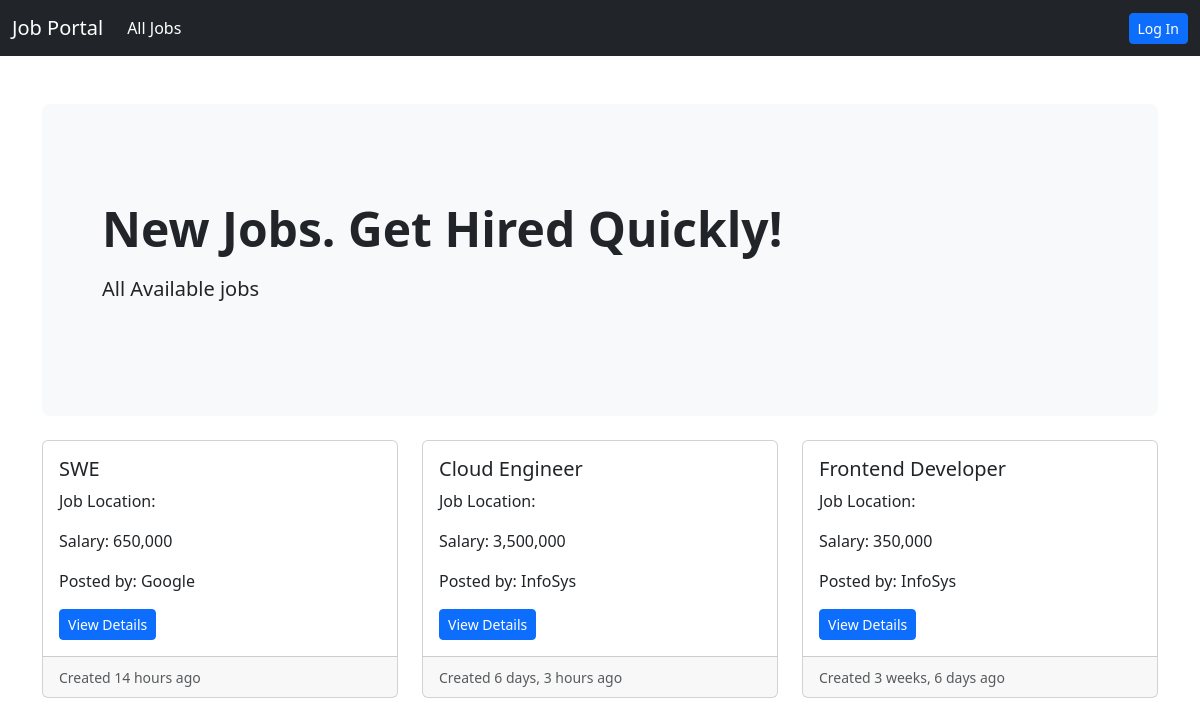
The app's page /job-listing with its own data.
### job/models.py (models this page shows, shortened)
class Job(models.Model):
    job_type_choices=(
        ('Remote','Remote'),
        ('Onsite','Onsite'),
        ('Hybrid','Hybrid'),
    )
    user=models.ForeignKey(User,on_delete=models.CASCADE)
    company=models.ForeignKey(Company,on_delete=models.CASCADE)
    title=models.CharField(max_length=100)
    city=models.CharField(max_length=100)
    salary=models.PositiveBigIntegerField(default=35000)
    requirements=models.TextField()
    ideal_candidate=models.TextField()
    is_available=models.BooleanField(default=True)
    timestamp=models.DateTimeField(auto_now_add=True)
    industry=models.ForeignKey(Industry,on_delete=models.DO_NOTHING,null=True,blank=True)
    state=models.ForeignKey(State,on_delete=models.DO_NOTHING,null=True,blank=True)
    job_type=models.CharField(max_length=20,choices=job_type_choices,null=True, blank=True)

### company/models.py (models this page shows)
class Company(models.Model):
    user=models.OneToOneField(User,on_delete=models.CASCADE)
    name=models.CharField(max_length=100,null=True,blank=True)
    est_date=models.PositiveIntegerField(null=True,blank=True)
    city=models.CharField(max_length=100,null=True,blank=True)
    state=models.CharField(max_length=100,null=True,blank=True)
    def __str__(self):
        return self.name

### website/views.py (the view)
# urls.py: path('job-listing',views.job_listing,name='job-listing'),
def job_listing(request):
    jobs=Job.objects.filter(is_available=True).order_by('-timestamp')
    context={'jobs': jobs}
    return render(request,'website/job_listing.html',context)

### templates/website/job_listing.html
{%extends 'base.html'%}
{%load humanize%}
{%block content%}
<section>
    <div class="p-5 mb-4 bg-light rounded-3">
        <div class="container-fluid py-5">
            <h2 class="display-5 fw-bold">New Jobs. Get Hired Quickly!</h2>
            <p class="col-md-8 fs-5 mt-3">
                All Available jobs
            </p>
        </div>
    </div>
</section>
<div class="row row-cols-1 row-cols-md-3 g-4">
    {%if jobs%}
    {% for job in jobs %}
    <div class="col">
        <div class="card h-100">
            <div class="card-body">
                <h5 class="card-title">{{job.title}}</h5>
                <p class="card-text">Job Location: {{job.location}}</p>
                <p class="card-text">Salary: {{job.salary|intcomma}}</p>
                <p class="card-text">Posted by: {{job.company}}</p>
                <a class="btn btn-primary btn-sm"href="{%url 'job-details' job.pk %}">View Details</a>
            </div>
            <div class="card-footer">
                <small class="text-muted">Created {{job.timestamp|naturaltime}}</small>
            </div>
        </div>
    </div>
    {%endfor%}
    {%endif%}
</div>
<br>
{%endblock content%}

### templates/base.html (shortened to what this page needs)
<!DOCTYPE html>
<html lang="en">
  <head>
    <link
      href="https://cdn.jsdelivr.net/npm/bootstrap@5.3.3/dist/css/bootstrap.min.css"
      rel="stylesheet"
    />
    <link
      href="https://getbootstrap.com/docs/5.3/assets/css/docs.css"
      rel="stylesheet"
    />
  </head>
  <body style="background-image: url('https://wallpapercave.com/wp/wp3616205.jpg');">
    <nav class="navbar navbar-expand-lg navbar-dark bg-dark">
      <div class="container-fluid">
        <a class="navbar-brand" href="{% url 'home' %}">Job Portal</a>
        <div class="collapse navbar-collapse" id="navbarSupportedContent">
          {% if request.user.is_authenticated %}
          {% if request.user.is_applicant%}
          <ul class="navbar-nav me-auto mb-2 mb-lg-0">
            <li class="nav-item">
              <a class="nav-link active" aria-current="page" href="#">Home</a>
            </li>
            {%if request.user.has_resume%}
            <li class="nav-item">
              <a class="nav-link" aria-current="page" href="{% url 'job-listing'%}">Apply to Jobs</a>
            </li>
            <li class="nav-item">
              <a class="nav-link " aria-current="page" href="{% url 'applied-jobs'%}"> Manage Job Applications</a>
            </li>
            {%else%}
            <li class="nav-item">
              <a class="nav-link active" aria-current="page" href="{% url 'update-resume'%}">Create Resume</a>
            </li>
            {%endif%}
            <li class="nav-item">
              <a class="nav-link disabled" aria-current="page"  href="#" >{{request.user.email}}</a>
            </li>
          </ul>
          <a  href="{% url 'logout' %}" class="btn btn-primary btn-sm">Logout</a>
          {% elif request.user.is_recruiter %}
          <ul class="navbar-nav me-auto mb-2 mb-lg-0">
            <li class="nav-item">
              <a class="nav-link active" aria-current="page" href="#">Home</a>
            </li>
            {% if request.user.has_company%}
            <li class="nav-item">
              <a class="nav-link" aria-current="page" href="{% url 'create-job' %}"
                >Create Job Ads</a
              >
            </li>
            <li class="nav-item">
              <a class="nav-link" aria-current="page" href="{% url 'manage-jobs' %}"
                >Manage Jobs</a
              >
            </li>
            {%else%}
            <li class="nav-item">
              <a
                class="nav-link active"
                aria-current="page"
                href="{% url 'update-company'%}"
                >Create Company
              </a>
            </li>
            {%endif%}
            <li class="nav-item">
              <a class="nav-link disabled" aria-current="page"  href="#" >{{request.user.email}}</a>
            </li>
            </ul>
            <a  href="{% url 'logout' %}" class="btn btn-primary btn-sm">Logout</a>
          {%endif%}
          {%else%}
          <ul class="navbar-nav me-auto mb-2 mb-lg-0">
            <li class="nav-item">
              <a class="nav-link active" aria-current="page" href="{% url 'job-listing'%}">All Jobs</a>
            </li>
          </ul>
          <a  href="{% url 'login' %}" class="btn btn-primary btn-sm">Log In</a>
          {%endif%}
        </div>
      </div>
    </nav>
    <div class="container mt-5">
       {%block content%} {%endblock content%}
    </div>
  </body>
</html>

### records on screen
Job: title "SWE", salary "650,000", company "Google", timestamp "14 hours ago"
Job: title "Cloud Engineer", salary "3,500,000", company "InfoSys", timestamp "6 days, 3 hours ago"
Job: title "Frontend Developer", salary "350,000", company "InfoSys", timestamp "3 weeks, 6 days ago"
